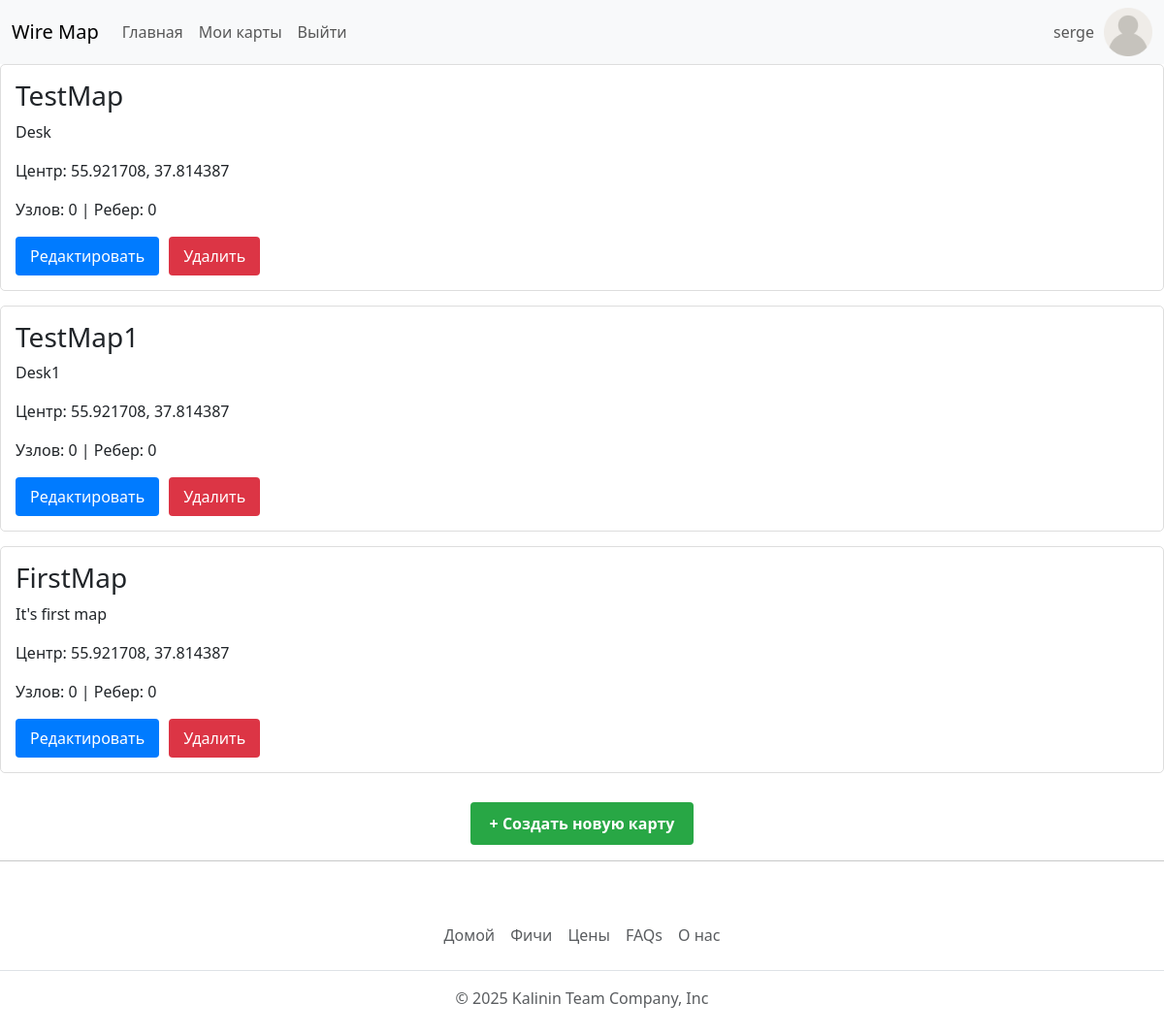
The app's page /maps/my-maps/ (signed in), older data.
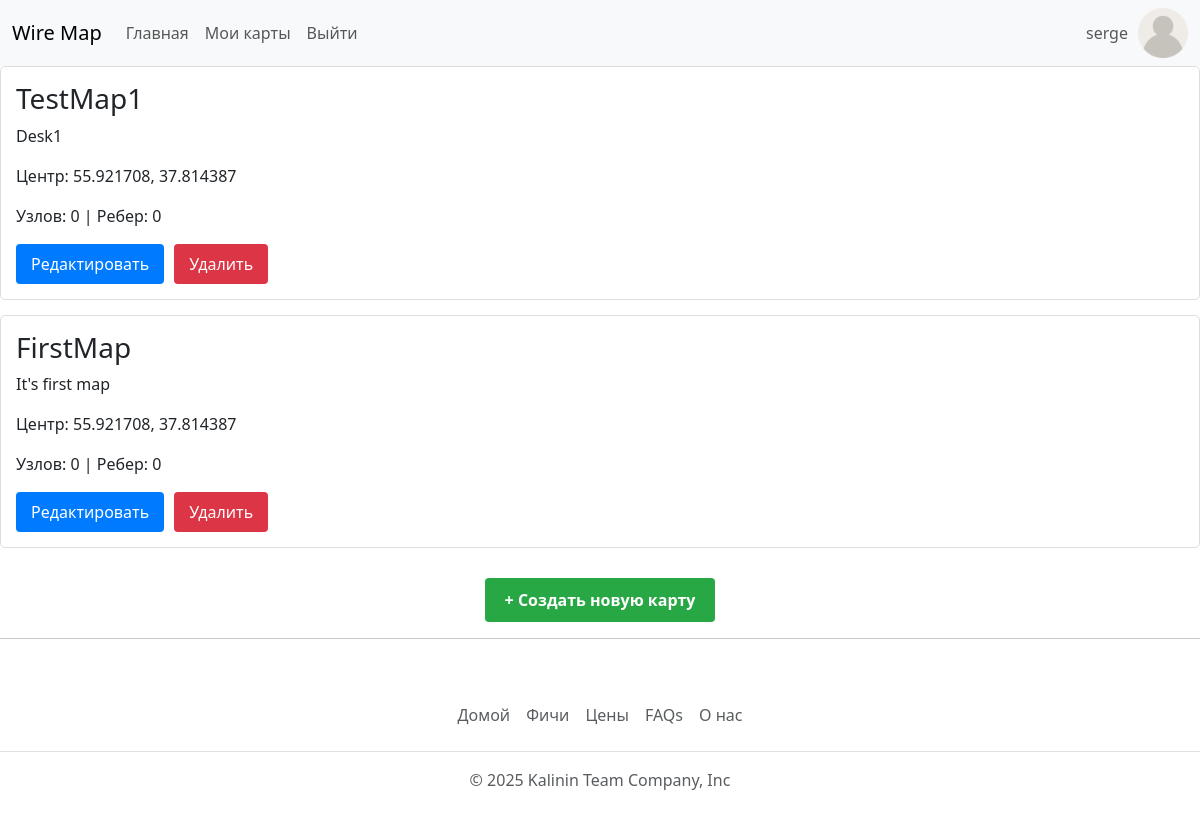
The same page, newer data.
### MainApp/models.py (models this page shows, shortened)
class Map(models.Model):
    title = models.CharField(max_length=100, null=True)
    owner = models.ForeignKey(
        settings.AUTH_USER_MODEL,
        on_delete = models.CASCADE,
        related_name = 'maps',
    )
    description = models.TextField(blank=True, null=True)
    center_latitude = models.FloatField(
        default=55.921708,
        validators=[MinValueValidator(-90), MaxValueValidator(90)]
    )
    center_longitude = models.FloatField(
        default=37.814387,
        validators=[MinValueValidator(-180), MaxValueValidator(180)]
    )
    nodes = models.ManyToManyField(Node, related_name='maps')
    edges = models.ManyToManyField(Edge, related_name='maps')

### MainApp/views.py (the view)
# urls.py: path('maps/my-maps/', views.user_maps, name='user_maps'),
def user_maps(request):
    maps = Map.objects.filter(owner=request.user).prefetch_related('nodes', 'edges')
    maps_with_stats = []
    for map_obj in maps:
        maps_with_stats.append({
            'id': map_obj.id,
            'title': map_obj.title,
            'description': map_obj.description,
            'center_latitude': map_obj.center_latitude,
            'center_longitude': map_obj.center_longitude,
            'nodes_count': map_obj.nodes.count(),
            'edges_count': map_obj.edges.count(),
            'created_at': map_obj.created_at if hasattr(map_obj, 'created_at') else None,
        })
    context = {
        'maps': maps_with_stats,
        'title': 'Мои карты'
    }
    return render(request, 'my_maps.html', context)

### MainApp/templates/my_maps.html (shortened to what this page needs)
{% extends "base.html" %}
{% load static %}
{% block content %}
{% for map in maps %}
<div class="map-card" style="border: 1px solid #ddd; padding: 15px; margin-bottom: 15px; border-radius: 5px;">
    <h3 style="margin-top: 0;">{{ map.title|default:"Без названия" }}</h3>
    <p>{{ map.description|default:"Описание отсутствует" }}</p>
    <p>Центр: {{ map.center_latitude }}, {{ map.center_longitude }}</p>
    <p>Узлов: {{ map.nodes_count }} | Ребер: {{ map.edges_count }}</p>
    <div style="display: flex; gap: 10px; margin-top: 10px;">
        <a href="{% url 'edit_map' map.id %}" style="display: inline-block; padding: 8px 15px; background: #007bff; color: white; text-decoration: none; border-radius: 4px;">
            Редактировать
        </a>
        <form id="deleteForm{{ map.id }}" action="{% url 'delete_map' map.id %}" method="POST" style="display: inline;">
            <button type="button" onclick="confirmDelete({{ map.id }})" style="padding: 8px 15px; background: #dc3545; color: white; border: none; border-radius: 4px; cursor: pointer;">
                Удалить
            </button>
        </form>
    </div>
</div>
{% empty %}
<p style="padding: 15px; background: #f8f9fa; border-radius: 5px;">
    Вы ещё не создали ни одной карты.
</p>
{% endfor %}
<div style="margin-top: 30px; text-align: center;">
    <a href="{% url 'create_map' %}" style="display: inline-block; padding: 10px 20px; background: #28a745; color: white; text-decoration: none; border-radius: 4px; font-weight: bold;">
        + Создать новую карту
    </a>
</div>
{% endblock %}

Row changes from the older to the newer data that the page shows:
removed Map: title "TestMap", description "Desk", center_latitude "55.921708", center_longitude "37.814387"
Text that changed along with them:
list line gone: "Центр: , Узлов: 0 | Ребер: 0 Редактировать Удалить"
